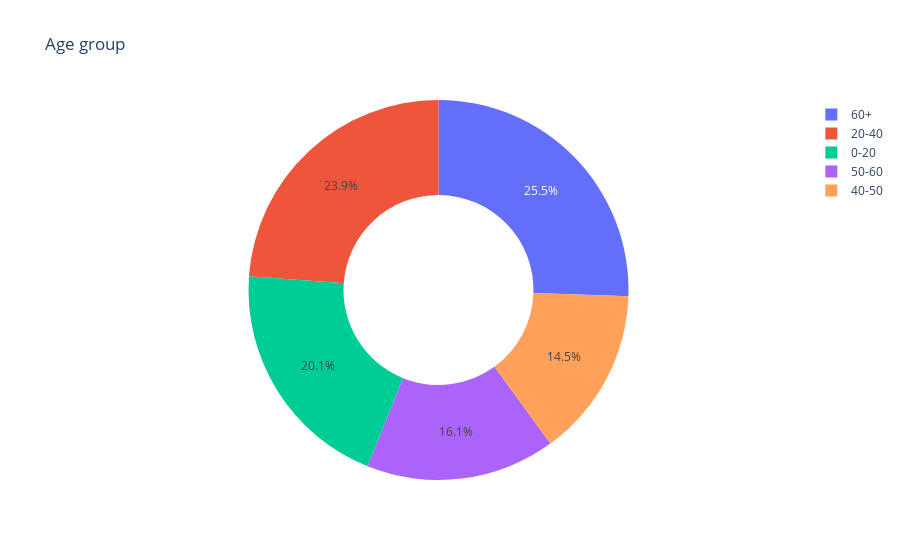

Notebook code for this chart:
### Code cell
# pie_graph(df, "Age group", "")

df_copy = df.copy()

df_copy["age_group"] = df_copy["age"].apply(get_age_group)
df_copy.sort_values('age_group', inplace = True)

df_copy

pie_graph(df_copy, "Age group", "age_group")

### Figure 1 — Plotly figure (JSON) as saved in the notebook; plotly's stock layout.template omitted (floating-point values rounded to 4 significant figures)
{"data": [{"hole": 0.5, "labels": ["60+", "20-40", "0-20", "50-60", "40-50"], "type": "pie", "values": [1304, 1219, 1025, 823, 739]}], "layout": {"title": {"text": "Age group"}}}
